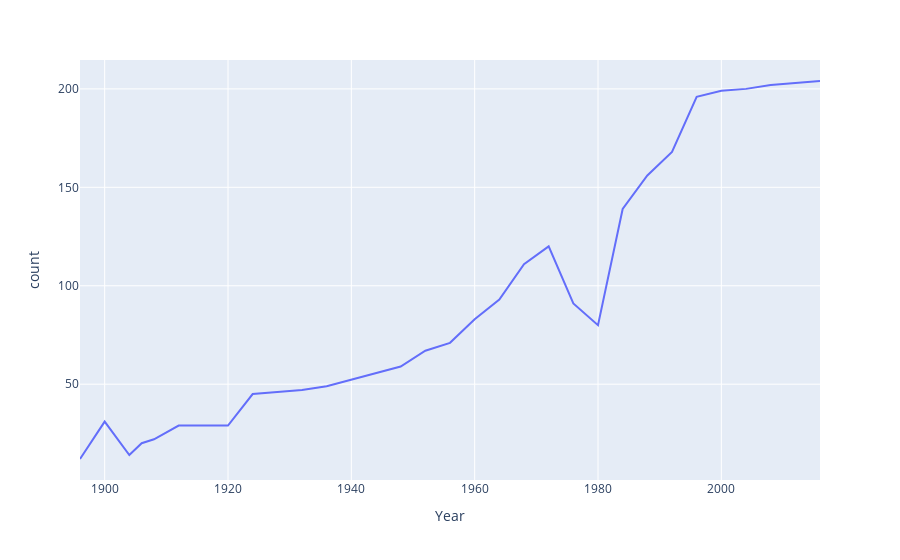

This figure's notebook cell:
### Code cell
import plotly.express as px

fig=px.line(atheletes_data,x='Year',y='count')
fig.show()

### Figure 1 — Plotly figure (JSON) as saved in the notebook; plotly's stock layout.template omitted (floating-point values rounded to 4 significant figures)
{"data": [{"hovertemplate": "Year=%{x}<br>count=%{y}<extra></extra>", "legendgroup": "", "line": {"color": "#636efa", "dash": "solid"}, "marker": {"symbol": "circle"}, "mode": "lines", "name": "", "orientation": "v", "showlegend": false, "type": "scatter", "x": [1896, 1900, 1904, 1906, 1908, 1912, 1920, 1924, 1928, 1932, 1936, 1948, 1952, 1956, 1960, 1964, 1968, 1972, 1976, 1980, 1984, 1988, 1992, 1996, 2000, 2004, 2008, 2012, 2016], "xaxis": "x", "y": [12, 31, 14, 20, 22, 29, 29, 45, 46, 47, 49, 59, 67, 71, 83, 93, 111, 120, 91, 80, 139, 156, 168, 196, 199, 200, 202, 203, 204], "yaxis": "y"}], "layout": {"legend": {"tracegroupgap": 0}, "margin": {"t": 60}, "xaxis": {"anchor": "y", "domain": [0, 1], "title": {"text": "Year"}}, "yaxis": {"anchor": "x", "domain": [0, 1], "title": {"text": "count"}}}}
